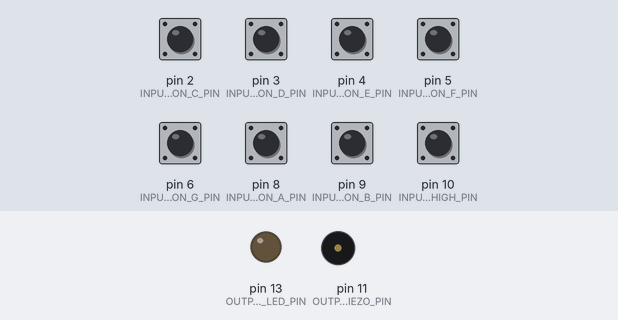
Recording of a sketch running on a simulated Arduino Uno, built with avr-gcc and run on an emulated ATmega328P. On the bench: output pins drawn as LEDs (lit = HIGH), buzzer (waves = sounding). The inputs (shaded band) are chosen by the test bench; at power-on: pin 2 (INPUT_BUTTON_C_PIN), pin 3 (INPUT_BUTTON_D_PIN), pin 4 (INPUT_BUTTON_E_PIN), pin 5 (INPUT_BUTTON_F_PIN), pin 6 (INPUT_BUTTON_G_PIN), pin 8 (INPUT_BUTTON_A_PIN), pin 9 (INPUT_BUTTON_B_PIN), pin 10 (INPUT_BUTTON_C_HIGH_PIN) HIGH.

Above: at 1.2 s.
1.3 s: pin 3 (INPUT_BUTTON_D_PIN) pulled LOW for 0.2 s
At 1.56 s:
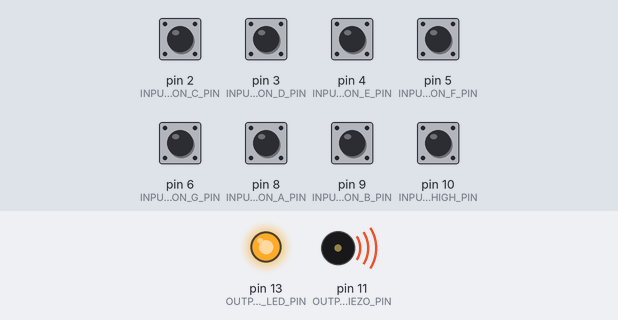
Timing chart, 0 to 4.3 s (numbered marks = the images above; inputs shaded):
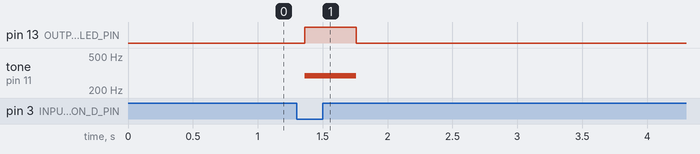

Measured:
- after the input at 1.3 s, pin 13 (OUTPUT_LED_PIN): LOW → HIGH after 0.06 s, → LOW 0.40 s later; tone on pin 11 (OUTPUT_PIEZO_PIN): silent → 294 Hz after 0.06 s, → silent 0.40 s later

The sketch:

w4l2.ino
```cpp
#define KEY_C 262
#define KEY_D 294
#define KEY_E 330
#define KEY_F 350
#define KEY_G 392
#define KEY_A 440
#define KEY_B 492
#define KEY_C_HIGH 523

const int INPUT_BUTTON_C_PIN = 2;
const int INPUT_BUTTON_D_PIN = 3;
const int INPUT_BUTTON_E_PIN = 4;
const int INPUT_BUTTON_F_PIN = 5;
const int INPUT_BUTTON_G_PIN = 6;
const int INPUT_BUTTON_A_PIN = 8;
const int INPUT_BUTTON_B_PIN = 9;
const int INPUT_BUTTON_C_HIGH_PIN = 10;

const int DEBOUNCE_WINDOW = 40; // in ms

const int OUTPUT_PIEZO_PIN = 11;
const int OUTPUT_LED_PIN = LED_BUILTIN;

const boolean _buttonsAreActiveLow = true;

void setup() {
  pinMode(INPUT_BUTTON_C_PIN, INPUT_PULLUP);
  pinMode(INPUT_BUTTON_D_PIN, INPUT_PULLUP);
  pinMode(INPUT_BUTTON_E_PIN, INPUT_PULLUP);
  pinMode(INPUT_BUTTON_F_PIN, INPUT_PULLUP);
  pinMode(INPUT_BUTTON_G_PIN, INPUT_PULLUP);
  pinMode(INPUT_BUTTON_A_PIN, INPUT_PULLUP);
  pinMode(INPUT_BUTTON_B_PIN, INPUT_PULLUP);
  pinMode(INPUT_BUTTON_C_HIGH_PIN, INPUT_PULLUP);
  pinMode(OUTPUT_PIEZO_PIN, OUTPUT);
  pinMode(OUTPUT_LED_PIN, OUTPUT);
}

void loop() {
  if (isButtonPressed(INPUT_BUTTON_C_PIN)) {
    tone(OUTPUT_PIEZO_PIN, KEY_C);
  } else if (isButtonPressed(INPUT_BUTTON_D_PIN)) {
    tone(OUTPUT_PIEZO_PIN, KEY_D);
  } else if (isButtonPressed(INPUT_BUTTON_E_PIN)) {
    tone(OUTPUT_PIEZO_PIN, KEY_E);
  } else if (isButtonPressed(INPUT_BUTTON_F_PIN)) {
    tone(OUTPUT_PIEZO_PIN, KEY_F);
  } else if (isButtonPressed(INPUT_BUTTON_G_PIN)) {
    tone(OUTPUT_PIEZO_PIN, KEY_G);
  } else if (isButtonPressed(INPUT_BUTTON_A_PIN)) {
    tone(OUTPUT_PIEZO_PIN, KEY_A);
  } else if (isButtonPressed(INPUT_BUTTON_B_PIN)) {
    tone(OUTPUT_PIEZO_PIN, KEY_B);
  } else if (isButtonPressed(INPUT_BUTTON_C_HIGH_PIN)) {
    tone(OUTPUT_PIEZO_PIN, KEY_C_HIGH);
  } else {
    noTone(OUTPUT_PIEZO_PIN);
    digitalWrite(OUTPUT_LED_PIN, LOW);
  }
}

boolean isButtonPressed(int btnPin) {
  int btnVal = digitalRead(btnPin);
  delay(DEBOUNCE_WINDOW);
  int btnVal2 = digitalRead(btnPin);
  if (btnVal == btnVal2) {
    if (_buttonsAreActiveLow && btnVal == LOW) {
      digitalWrite(OUTPUT_LED_PIN, HIGH);
      return true;
    } else if (!_buttonsAreActiveLow && btnVal == HIGH) {
      digitalWrite(OUTPUT_LED_PIN, HIGH);
      return true;
    }
  }

  return false;
}
```
